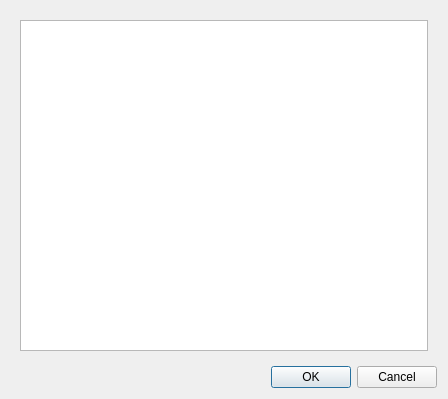
<?xml version="1.0" encoding="UTF-8"?>
<ui version="4.0">
 <class>Dialog</class>
 <widget class="QDialog" name="Dialog">
  <property name="geometry">
   <rect>
    <x>0</x>
    <y>0</y>
    <width>448</width>
    <height>399</height>
   </rect>
  </property>
  <property name="windowTitle">
   <string>Specify Photons</string>
  </property>
  <layout class="QVBoxLayout" name="verticalLayout_2">
   <item>
    <widget class="QFrame" name="frame">
     <layout class="QVBoxLayout" name="verticalLayout">
      <item>
       <widget class="QTableView" name="tableView"/>
      </item>
     </layout>
    </widget>
   </item>
   <item>
    <widget class="QDialogButtonBox" name="buttonBox">
     <property name="orientation">
      <enum>Qt::Orientation::Horizontal</enum>
     </property>
     <property name="standardButtons">
      <set>QDialogButtonBox::StandardButton::Cancel|QDialogButtonBox::StandardButton::Ok</set>
     </property>
    </widget>
   </item>
  </layout>
 </widget>
 <tabstops>
  <tabstop>tableView</tabstop>
 </tabstops>
 <resources/>
 <connections>
  <connection>
   <sender>buttonBox</sender>
   <signal>accepted()</signal>
   <receiver>Dialog</receiver>
   <slot>accept()</slot>
   <hints>
    <hint type="sourcelabel">
     <x>248</x>
     <y>254</y>
    </hint>
    <hint type="destinationlabel">
     <x>157</x>
     <y>274</y>
    </hint>
   </hints>
  </connection>
  <connection>
   <sender>buttonBox</sender>
   <signal>rejected()</signal>
   <receiver>Dialog</receiver>
   <slot>reject()</slot>
   <hints>
    <hint type="sourcelabel">
     <x>316</x>
     <y>260</y>
    </hint>
    <hint type="destinationlabel">
     <x>286</x>
     <y>274</y>
    </hint>
   </hints>
  </connection>
 </connections>
</ui>
